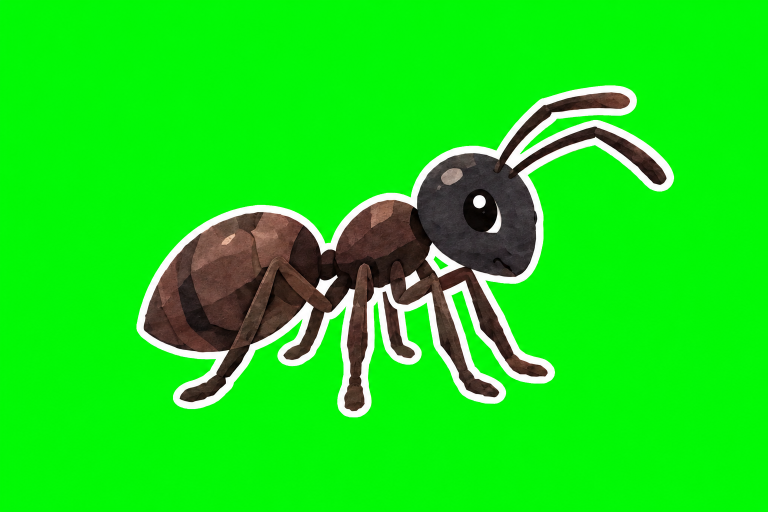
#> input picture video/assets/codex_tj01/ant_c1.png, 1536 x 1024 px (shown at 1/2 size)
$ python -i split_G.py   (imports and definitions only)
#> lines starting #> are read from the running program, lines starting #| are printed output that depends on the picture; after the words box and inside, x2 and y2 are one past the last pixel; in counts of white or black regions, pixels touching at a corner belong together
"""tj01 G 版素材（素材清单 G-2）：抠绿、裁到内容外框、放进 chars/ props/；登记；出总览图。

  .venv/Scripts/python video/assets/codex_tj01/split_G.py split [名字 ...]   # 不写名字 = 全部已经画好的
  .venv/Scripts/python video/assets/codex_tj01/split_G.py register           # 登记 REGISTRY.md（幂等）
  .venv/Scripts/python video/assets/codex_tj01/split_G.py sheets             # 总览图 video/out/tj01/design/zb_brand_poses.png、g_other_assets.png
"""
import re
import sys
from pathlib import Path

import numpy as np
from PIL import Image, ImageDraw, ImageFont

HERE = Path(__file__).resolve().parent
ASSETS = HERE.parent
ROOT = ASSETS.parent.parent
sys.path.insert(0, str(ASSETS.parent))
sys.path.insert(0, str(HERE))
import split_sheet  # noqa: E402

# [1 line not run here, left out]
REG = ASSETS / "REGISTRY.md"

ZB = ["zb_b_cheer", "zb_b_glance", "zb_b_soaked", "zb_b_spill", "zb_b_point_l", "zb_b_kick_l",
      "zb_b_hi_greedy_l", "zb_b_hi_shock_l", "zb_b_hi_angry_l", "zb_b_float"]
OTHER = ["zmt_raft", "guests_toast", "zhao_dig", "hand_reach_b", "wave_dragon", "bubble_xueba_a", "bubble_xueba_b",
         "bubble_elephant", "bubble_river_city", "bubble_race_track", "bubble_race_driver"]
DEST = {n: "chars" for n in ZB + ["zmt_raft", "guests_toast", "zhao_dig"]}
# [2 lines not run here, left out]
OPAQUE = {"bubble_race_track"}


# [11 lines left out: function union_crop, not called in this run]


# 互换表情/互换图的几组：切出来放在同一块画布上（同尺寸、对齐），分镜表里同一个锚点放就行
GROUPS = [
    # (成员, 整体缩放, 对齐方式)：buckle = 按腰带扣中心对齐到第 2 张；none = 原画布位置不动
    (["zb_b_soaked", "zb_b_spill"], {}, "none"),
    (["zb_b_hi_greedy_l", "zb_b_hi_shock_l", "zb_b_hi_angry_l"], {"zb_b_hi_greedy_l": 0.92}, "buckle"),
]


def buckle_center(raw_path):
    """腰带扣（金色实心大块）在原画布上的中心。"""
#> called with raw_path = 'ant_c1.png'
    from scipy import ndimage
    a = np.array(Image.open(raw_path).convert("RGB")).astype(int)
    r, g, b = a[..., 0], a[..., 1], a[..., 2]
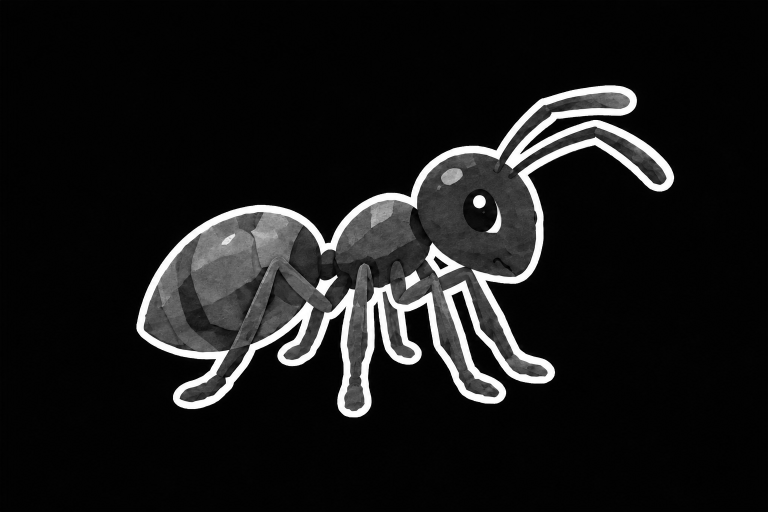
#> r: shape (1024, 1536) int64 (shown at 1/2 size); min 0, max 255, mean 24.1
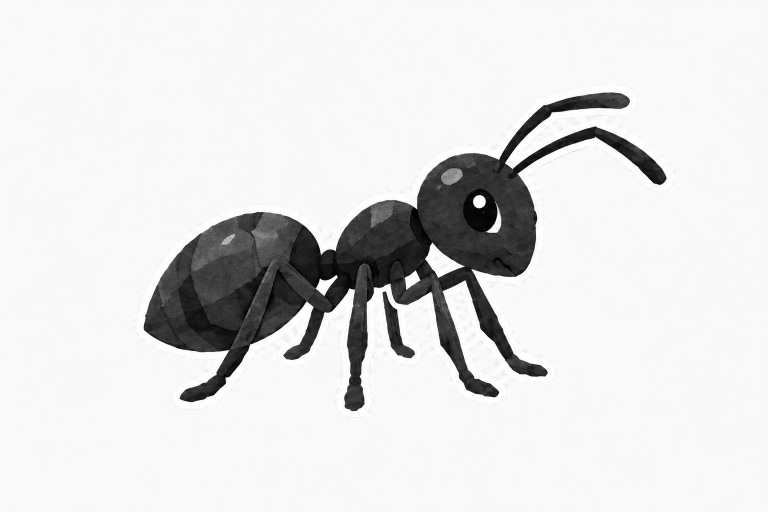
#> g: shape (1024, 1536) int64 (shown at 1/2 size); min 0, max 255, mean 223.5
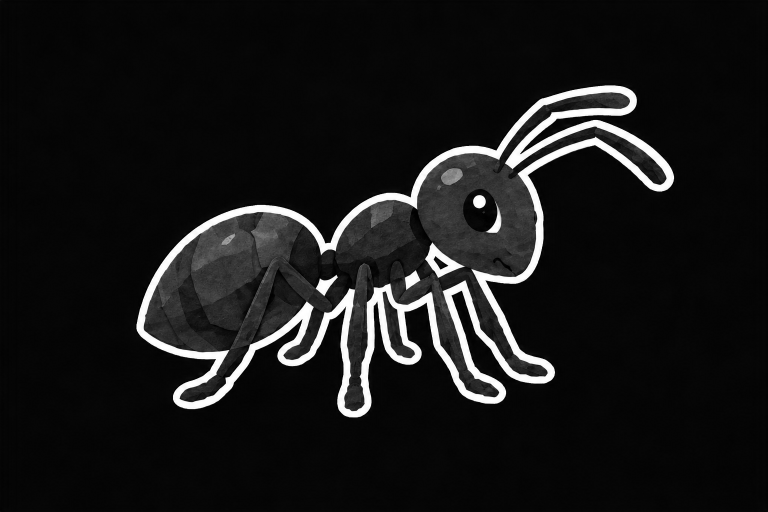
#> b: shape (1024, 1536) int64 (shown at 1/2 size); min 0, max 255, mean 23.3
    gold = ndimage.binary_closing((r > 190) & (g > 130) & (g < 200) & (b < 100), iterations=3)
#> gold: shape (1024, 1536) bool; every value is 0
    lab, _ = ndimage.label(gold)
#> lab: shape (1024, 1536) int32; every value is 0
    best = None
    for i, sl in enumerate(ndimage.find_objects(lab), 1):
        h, w = sl[0].stop - sl[0].start, sl[1].stop - sl[1].start
        area = int((lab[sl] == i).sum())
        if 100 < w < 300 and h > 50 and area / (w * h) > 0.4 and (best is None or area > best[0]):
            best = (area, (sl[1].start + sl[1].stop) / 2, (sl[0].start + sl[0].stop) / 2)
#> this loop made 0 passes
#> (the run stopped early here; a loop or call above may not have finished)

$ run again, on video/assets/codex_tj01/bubble_elephant.png
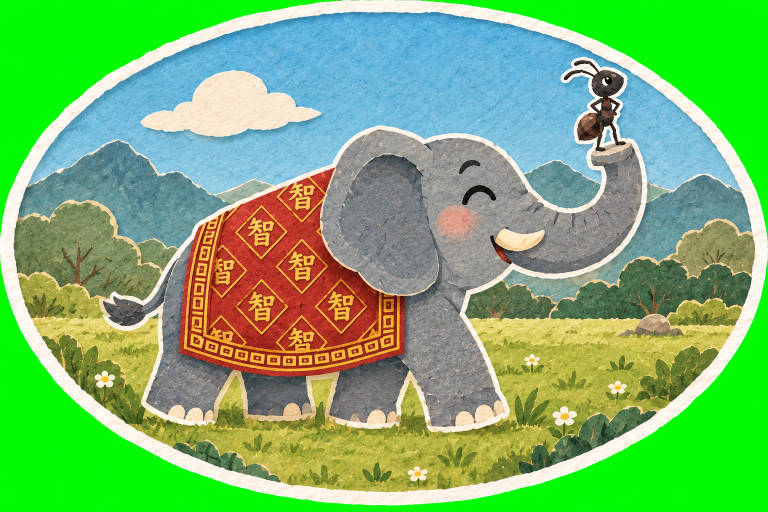
#> input picture video/assets/codex_tj01/bubble_elephant.png, 1536 x 1024 px (shown at 1/2 size)
#> in buckle_center, `gold = ndimage.binary_closing((r > 190) & (g > 130) & (g < 200) & (b <..`:
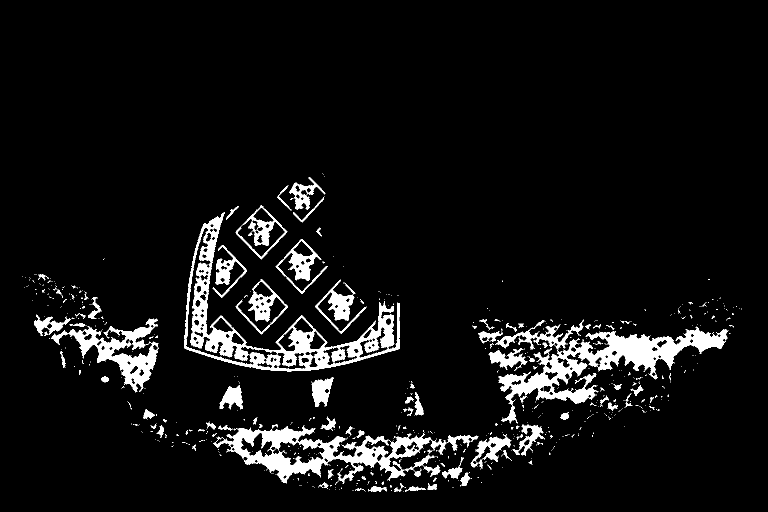
#> gold: shape (1024, 1536) bool (shown at 1/2 size); 6.6% white; 627 white regions (523 under 20 px), largest, box (x1, y1, x2, y2) and area: (368, 424, 799, 743) 21969, (997, 653, 1456, 847) 20893, (426, 850, 893, 970) 17544
#> in buckle_center, `lab, _ = ndimage.label(gold)`:
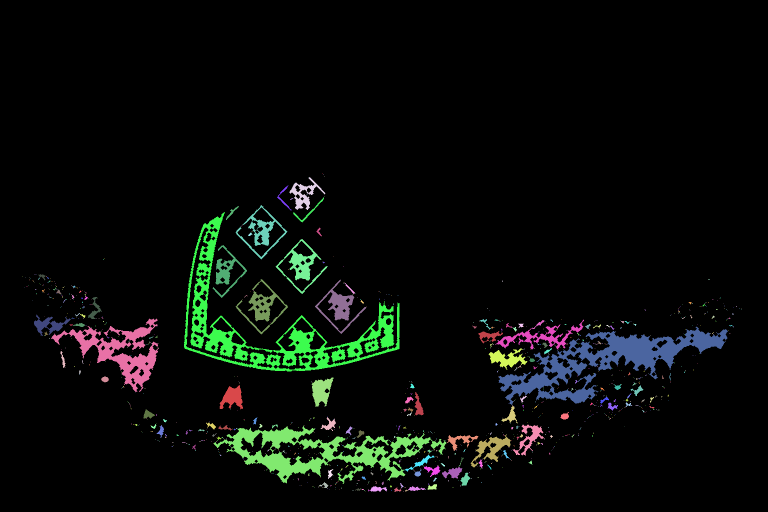
#> lab: shape (1024, 1536) int32 (shown at 1/2 size); 1300 distinct labels, from 0 to 1299; one colour per label, 0 black
#> the loop in buckle_center, `for i, sl in enumerate(ndimage.find_objects(lab), 1):` made 1299 passes
#> (h, w, area) on passes 4, 7, 12: (66, 72, 1390), (50, 29, 189), (51, 62, 284)

$ run again, on video/assets/codex_tj01/bubble_nickname2.png
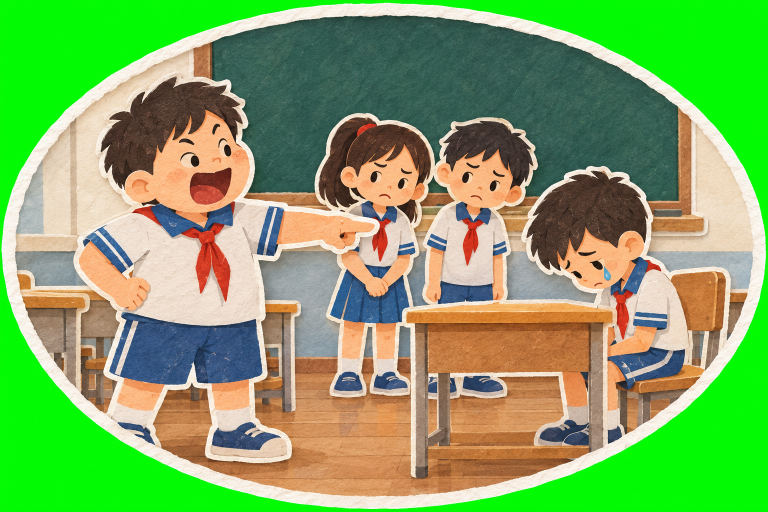
#> input picture video/assets/codex_tj01/bubble_nickname2.png, 1536 x 1024 px (shown at 1/2 size)
#> in buckle_center, `gold = ndimage.binary_closing((r > 190) & (g > 130) & (g < 200) & (b <..`:
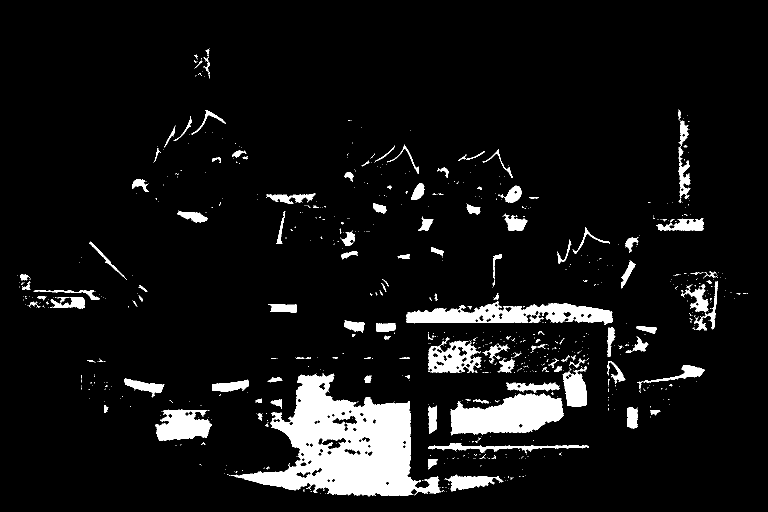
#> gold: shape (1024, 1536) bool (shown at 1/2 size); 7.7% white; 718 white regions (587 under 20 px), largest, box (x1, y1, x2, y2) and area: (462, 747, 883, 993) 47169, (901, 786, 1127, 871) 12804, (813, 602, 1225, 650) 10868
#> in buckle_center, `lab, _ = ndimage.label(gold)`:
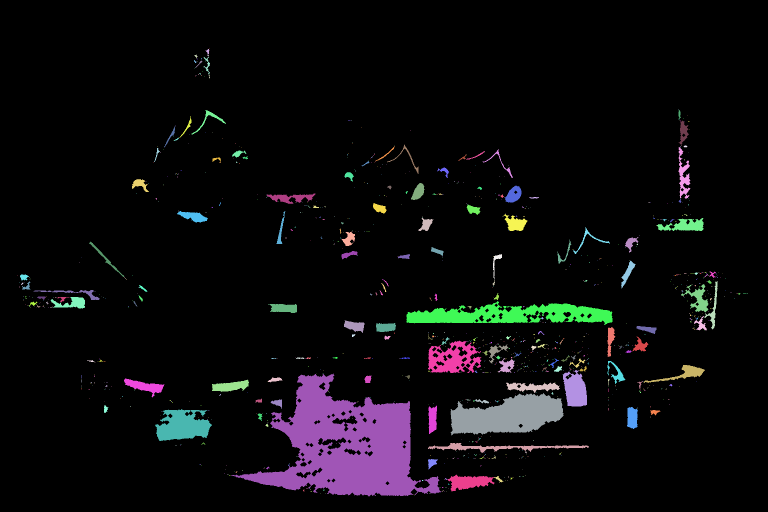
#> lab: shape (1024, 1536) int32 (shown at 1/2 size); 1188 distinct labels, from 0 to 1187; one colour per label, 0 black
#> the loop in buckle_center, `for i, sl in enumerate(ndimage.find_objects(lab), 1):` made 1187 passes
#> (h, w, area, best) on passes 632, 954: (65, 107, 4003, (4003, 909.5, 713.5)), (85, 226, 12801, (12801, 1014, 828.5))
#> result = (1014, 828.5)
